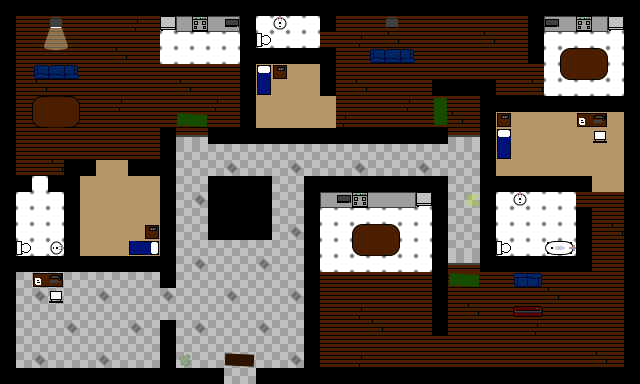

A 2D game scene composited from a Tiled map and its tileset images. What follows is a short description and the map's XML, with each tile layer's data collapsed to a summary:
An orthogonal 40x24 tile map with 16x16 px tiles, 2 tile layers (floor, objects), 2 tilesets and 62 objects (3x test, street, default).

<map version="1.0" tiledversion="1.0.3" orientation="orthogonal" renderorder="right-down" width="40" height="24" tilewidth="16" tileheight="16" nextobjectid="82">
 <tileset firstgid="1" name="apartment_floor" tilewidth="16" tileheight="16" tilecount="24" columns="4">
  <image source="../tilesets/apartment.png" width="64" height="96" />
 </tileset>
 <tileset firstgid="25" name="apartment_objects" tilewidth="16" tileheight="16" tilecount="72" columns="8">
  <image source="../tilesets/apartment_objects.png" width="128" height="144" />
  <tile id="1">
   <animation>
    <frame tileid="1" duration="100" />
    <frame tileid="25" duration="100" />
   </animation>
  </tile>
  <tile id="8">
   <animation>
    <frame tileid="8" duration="100" />
    <frame tileid="32" duration="100" />
   </animation>
  </tile>
  <tile id="9">
   <animation>
    <frame tileid="9" duration="100" />
    <frame tileid="33" duration="100" />
   </animation>
  </tile>
  <tile id="10">
   <animation>
    <frame tileid="10" duration="100" />
    <frame tileid="34" duration="100" />
   </animation>
  </tile>
  <tile id="16">
   <animation>
    <frame tileid="16" duration="100" />
    <frame tileid="40" duration="100" />
   </animation>
  </tile>
  <tile id="17">
   <animation>
    <frame tileid="17" duration="100" />
    <frame tileid="41" duration="100" />
   </animation>
  </tile>
  <tile id="18">
   <animation>
    <frame tileid="18" duration="100" />
    <frame tileid="42" duration="100" />
   </animation>
  </tile>
 </tileset>
 <layer name="floor" width="40" height="24">
  <data>[960 cells, 960 non-empty, 22 distinct tile ids]</data>
 </layer>
 <layer name="objects" width="40" height="24">
  <data>[960 cells, 66 non-empty, 37 distinct tile ids]</data>
 </layer>
 <objectgroup name="doors">
  <object id="78" name="street" x="224" y="384.091" width="32.1818" height="5.18182" />
 </objectgroup>
 <objectgroup color="#00ff00" name="spawnPoints">
  <object id="2" name="default" x="235.576" y="350.849" width="8" height="8">
   <ellipse />
  </object>
 </objectgroup>
 <objectgroup color="#ff0000" name="enemies">
  <object id="79" name="test" x="74.6667" y="326.667" width="6" height="6">
   <ellipse />
  </object>
  <object id="80" name="test" x="372.667" y="312.667" width="4" height="4">
   <ellipse />
  </object>
  <object id="81" name="test" x="294.667" y="98.6667" width="6" height="6">
   <ellipse />
  </object>
 </objectgroup>
 <objectgroup name="collisions">
  <object id="10" x="0" y="0" width="640" height="16" />
  <object id="11" x="0" y="16" width="16" height="368" />
  <object id="13" x="16" y="368" width="208" height="16" />
  <object id="14" x="160" y="320" width="16" height="48" />
  <object id="15" x="256" y="368" width="384" height="16" />
  <object id="16" x="624" y="16" width="16" height="352" />
  <object id="17" x="528" y="16" width="16" height="48" />
  <object id="18" x="480" y="96" width="144" height="16" />
  <object id="19" x="432" y="80" width="64" height="16" />
  <object id="20" x="480" y="112" width="16" height="160" />
  <object id="22" x="496" y="176" width="96" height="16" />
  <object id="23" x="576" y="208" width="16" height="64" />
  <object id="24" x="496" y="256" width="80" height="16" />
  <object id="25" x="208" y="128" width="240" height="16" />
  <object id="26" x="240" y="16" width="16" height="112" />
  <object id="27" x="320" y="16" width="16" height="16" />
  <object id="28" x="256" y="48" width="80" height="16" />
  <object id="29" x="320" y="64" width="16" height="32" />
  <object id="30" x="160" y="128" width="16" height="160" />
  <object id="31" x="16" y="176" width="16" height="16" />
  <object id="34" x="48" y="176" width="32" height="16" />
  <object id="35" x="64" y="160" width="32" height="16" />
  <object id="36" x="64" y="192" width="16" height="64" />
  <object id="37" x="16" y="256" width="144" height="16" />
  <object id="38" x="128" y="160" width="32" height="16" />
  <object id="39" x="304" y="176" width="16" height="192" />
  <object id="40" x="320" y="176" width="128" height="16" />
  <object id="41" x="432" y="192" width="16" height="144" />
  <object id="42" x="208" y="176" width="64" height="64" />
  <object id="43" x="48" y="16" width="16" height="16" />
  <object id="44" x="32" y="64" width="48" height="16" />
  <object id="45" x="32" y="96" width="48" height="32" />
  <object id="46" x="160" y="16" width="80" height="16" />
  <object id="47" x="384" y="16" width="16" height="16" />
  <object id="48" x="368" y="48" width="48" height="16" />
  <object id="49" x="544" y="16" width="80" height="16" />
  <object id="50" x="560" y="48" width="48" height="32" />
  <object id="51" x="576" y="112" width="32" height="16" />
  <object id="52" x="592" y="128" width="16" height="16" />
  <object id="53" x="496" y="112" width="16" height="48" />
  <object id="54" x="512" y="272" width="32" height="16" />
  <object id="55" x="512" y="304" width="32" height="16" />
  <object id="57" x="320" y="192" width="112" height="16" />
  <object id="58" x="352" y="224" width="48" height="32" />
  <object id="59" x="144" y="224" width="16" height="16" />
  <object id="61" x="128" y="240" width="16" height="16" />
  <object id="63" x="128" y="240" width="32" height="16" />
  <object id="65" x="32" y="272" width="32" height="16" />
  <object id="66" x="48" y="288" width="16" height="16" />
  <object id="67" x="256" y="64" width="16" height="32" />
  <object id="69" x="512" y="192" width="16" height="16" />
  <object id="70" x="496" y="240" width="16" height="16" />
  <object id="71" x="544" y="240" width="32" height="16" />
  <object id="72" x="272" y="16" width="16" height="16" />
  <object id="73" x="256" y="32" width="16" height="16" />
  <object id="74" x="48" y="240" width="16" height="16" />
  <object id="76" x="16" y="240" width="16" height="16" />
 </objectgroup>
</map>